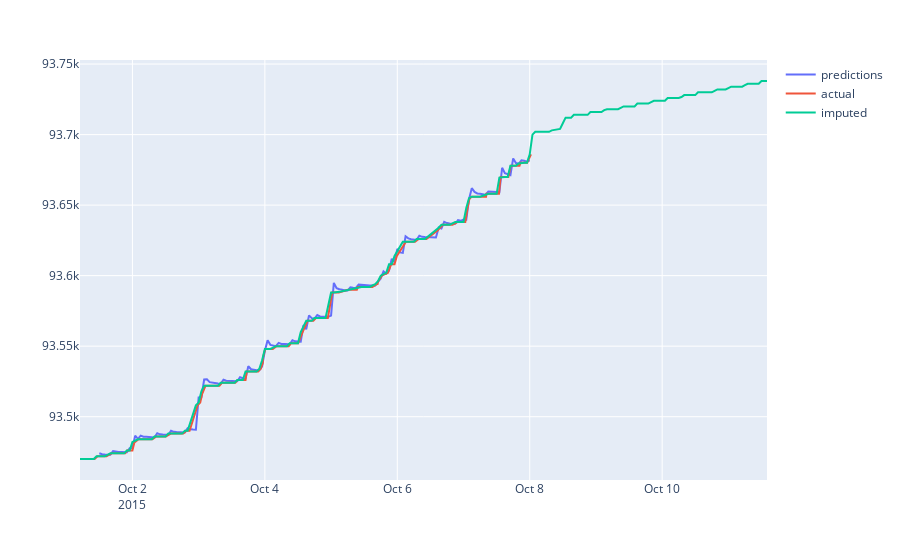

The notebook cell this image was saved under:
### Code cell
# before plotting actual, need to take to utc because plotly doesn't do it for us.
actual = merged_df[merged_df['dataid'] == 35][:250]

imputed_actual = clean_df[clean_df['dataid'] == 35][:250]

fig = px.scatter()
fig.add_scatter(x=timestamps, y=predictions, name='predictions')
fig.add_scatter(x=actual.index, y=actual['meter_value'].tolist(), name='actual')
fig.add_scatter(x=imputed_actual.index, y=imputed_actual['meter_value'].tolist(), name='imputed')

fig.show()

### Figure 1 — Plotly figure (JSON) as saved in the notebook; plotly's stock layout.template omitted (floating-point values rounded to 4 significant figures; data arrays with more than 128 entries replaced by an {"elided": "..."} marker saying what was removed)
{"data": [{"name": "predictions", "type": "scatter", "x": {"elided": "157 str values"}, "y": {"elided": "157 float values"}}, {"name": "actual", "type": "scatter", "x": {"elided": "250 str values"}, "y": {"elided": "250 int values"}}, {"name": "imputed", "type": "scatter", "x": {"elided": "250 str values"}, "y": {"elided": "250 float values"}}], "layout": {"legend": {"tracegroupgap": 0}, "margin": {"t": 60}, "xaxis": {"anchor": "y", "domain": [0, 1]}, "yaxis": {"anchor": "x", "domain": [0, 1]}}}
